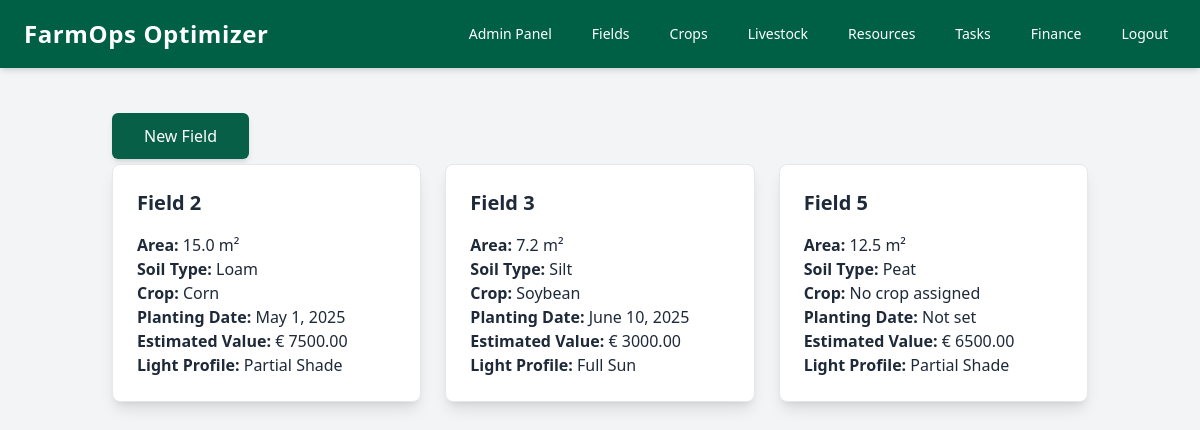
Page /fields/ (signed in) on the committed database.
### crops/models.py (models this page shows, shortened)
class PlantingField(models.Model):
    SOIL_TYPES = [
        ('LOAM', 'Loam'),
        ('CLAY', 'Clay'),
        ('SILT', 'Silt'),
        ('SAND', 'Sand'),
        ('PEAT', 'Peat'),
    ]
    LIGHT_PROFILES = [
        ('FULL_SUN', 'Full Sun'),
        ('PARTIAL_SHADE', 'Partial Shade'),
        ('FULL_SHADE', 'Full Shade'),
    ]
    user = models.ForeignKey(User, on_delete=models.CASCADE, null=True)
    name = models.CharField(max_length=100)
    area = models.FloatField()
    soil_type = models.CharField(max_length=10, choices=SOIL_TYPES, default='LOAM')
    crop = models.ForeignKey(Crop, on_delete=models.SET_NULL, null=True, blank=True)
    planting_date = models.DateTimeField(null=True, blank=True)
    estimated_value = models.DecimalField(max_digits=10, decimal_places=2, null=True, blank=True)
    light_profile = models.CharField(max_length=15, choices=LIGHT_PROFILES, null=True, blank=True)

class Crop(models.Model):
    CROP_TYPES = [
        ('CEREAL', 'Cereal'),
        ('LEGUME', 'Legume'),
        ('VEGETABLE', 'Vegetable'),
        ('FRUIT', 'Fruit'),
        ('TUBER', 'Tuber'),
        ('ROOT', 'Root'),
        ('LEAFY', 'Leafy'),
        ('NUT', 'Nut'),
        ('HERB', 'Herb'),
        ('FLOWER', 'Flower'),
    ]
    SOWING_TIMES = [
        ('JANUARY', 'January'),
        ('FEBRUARY', 'February'),
        ('MARCH', 'March'),
        ('APRIL', 'April'),
        ('MAY', 'May'),
        ('JUNE', 'June'),
        ('JULY', 'July'),
        ('AUGUST', 'August'),
        ('SEPTEMBER', 'September'),
        ('OCTOBER', 'October'),
        ('NOVEMBER', 'November'),
        ('DECEMBER', 'December'),
        ('SPRING', 'Spring'),
        ('SUMMER', 'Summer'),
        ('AUTUMN', 'Autumn'),
        ('WINTER', 'Winter'),
    ]
    VARIETY_TYPES = [
        ('HYBRID', 'Hybrid'),
        ('OPEN_POLLINATED', 'Open Pollinated'),
        ('EARLY', 'Early Maturing'),
        ('LATE', 'Late Maturing'),
        ('DROUGHT_TOLERANT', 'Drought Tolerant'),
        ('DISEASE_RESISTANT', 'Disease Resistant'),
        ('HIGH_YIELD', 'High Yield'),
        ('SILAGE', 'Silage'),
        ('GRAIN', 'Grain'),
        ('FODDER', 'Fodder'),
        ('ORGANIC', 'Organic'),
        ('CONVENTIONAL', 'Conventional'),
    ]
    user = models.ForeignKey(User, on_delete=models.CASCADE, null=True)
    name = models.CharField(max_length=100)
    type = models.CharField(max_length=100, choices=CROP_TYPES)
    sowing_time = models.CharField(max_length=20, choices=SOWING_TIMES)
    harvesting_time_start = models.DateTimeField(null=True, blank=True)
    harvesting_time_end = models.DateTimeField(null=True, blank=True)
    optimal_conditions = models.TextField()
    botanical_name = models.CharField(max_length=200, blank=True, null=True)
    row_spacing = models.FloatField(null=True, blank=True)
    planting_depth = models.FloatField(null=True, blank=True)
    average_height = models.FloatField(null=True, blank=True)
    plant_spacing = models.FloatField(null=True, blank=True)
    days_to_emerge = models.IntegerField(null=True, blank=True)
    days_to_flower = models.IntegerField(null=True, blank=True)
    days_to_maturity = models.IntegerField(null=True, blank=True)
    estimated_revenue_per_harvest_unit = models.DecimalField(max_digits=10, decimal_places=2, null=True, blank=True)
    estimated_yield_per_ha = models.DecimalField(max_digits=10, decimal_places=2, null=True, blank=True)
    manufacturer = models.CharField(max_length=100, null=True, blank=True)
    variety_type = models.CharField(max_length=100, choices=VARIETY_TYPES, null=True, blank=True)

### crops/views.py (the view)
# urls.py: path('fields/', views.fields, name='fields'),
@login_required
def fields(request):
    fields = PlantingField.objects.filter(user=request.user)
    return render(request, 'crops/fields.html', {'fields': fields})

### crops/templates/crops/fields.html
{% extends 'base.html' %}
{% block content %}
<div class="container mx-auto p-6">
    <div class="mb-4">
        <a href="{% url 'crops:add_field' %}" class="bg-[#065f46] text-white px-8 py-3 rounded-md shadow-md">
            New Field
        </a>
    </div>
    <div class="grid grid-cols-1 sm:grid-cols-2 lg:grid-cols-3 gap-6">
        {% if fields %}
            {% for field in fields %}
                <a href="{% url 'crops:planting_field_detail' field.id %}" class="block bg-white p-6 rounded-lg shadow-lg border border-gray-200 hover:shadow-xl transition duration-200">
                    <h3 class="text-xl font-semibold text-gray-800 mb-4">{{ field.name }}</h3>
                    <p><strong>Area:</strong> {{ field.area }} m²</p>
                    <p><strong>Soil Type:</strong> {{ field.get_soil_type_display }}</p>
                    <p><strong>Crop:</strong> {% if field.crop %}{{ field.crop.name }}{% else %}No crop assigned{% endif %}</p>
                    <p><strong>Planting Date:</strong> {% if field.planting_date %}{{ field.planting_date|date:"F j, Y" }}{% else %}Not set{% endif %}</p>
                    <p><strong>Estimated Value:</strong> {% if field.estimated_value %}€ {{ field.estimated_value }}{% else %}Not set{% endif %}</p>
                    <p><strong>Light Profile:</strong> {{ field.get_light_profile_display }}</p>
                </a>
            {% endfor %}
        {% else %}
            <p class="text-center text-gray-600 mt-4">No fields found. Please add a new field.</p>
        {% endif %}
    </div>
</div>
{% endblock %}

### rows in the picture
PlantingField: name "Field 2", area "15.0", soil_type "Loam", crop.name "Corn", planting_date "May 1, 2025", estimated_value "7500.00", light_profile "Partial Shade"
PlantingField: name "Field 3", area "7.2", soil_type "Silt", crop.name "Soybean", planting_date "June 10, 2025", estimated_value "3000.00", light_profile "Full Sun"
PlantingField: name "Field 5", area "12.5", soil_type "Peat", shows "No crop assigned", shows "Not set", estimated_value "6500.00", light_profile "Partial Shade"
